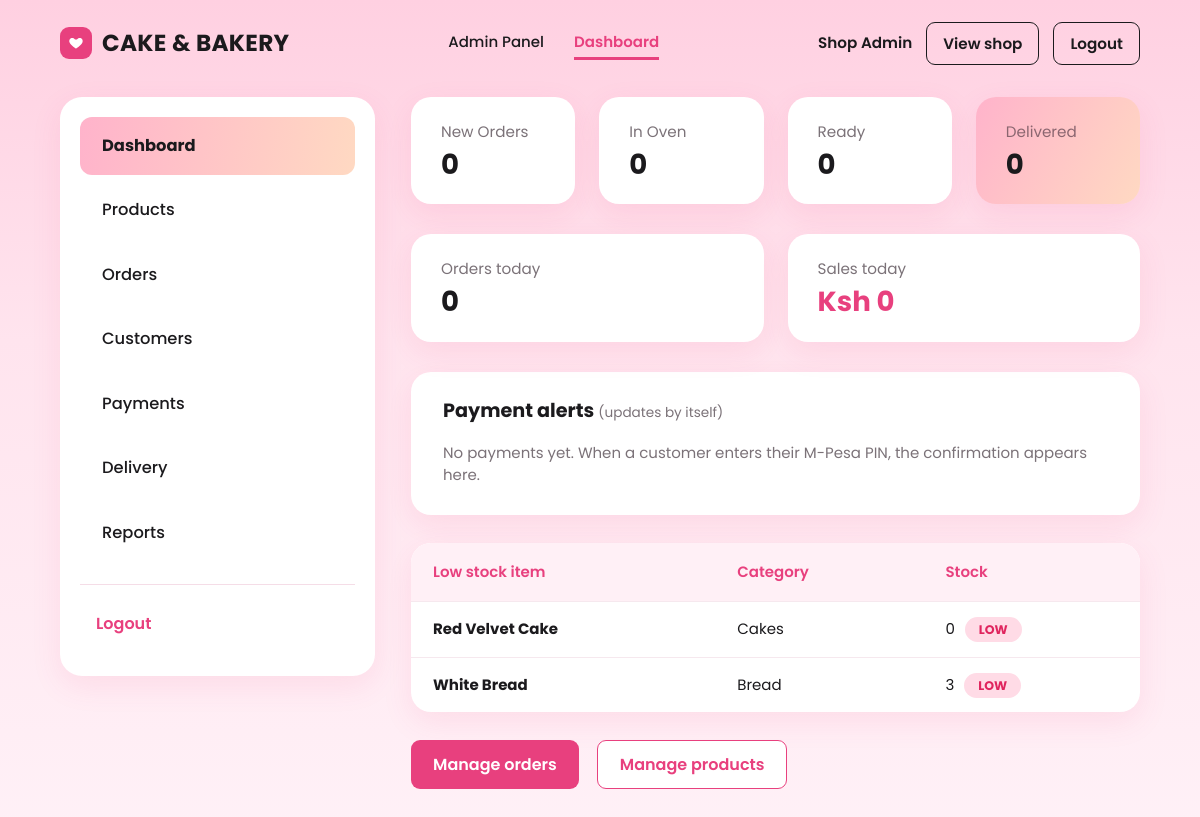
/admin/index.php (signed in), run on the app's committed database.
### tables this page shows
CREATE TABLE products (
  product_id INT AUTO_INCREMENT PRIMARY KEY,
  category_id INT NOT NULL,
  name VARCHAR(120) NOT NULL,
  description TEXT,
  price DECIMAL(10,2) NOT NULL CHECK (price >= 0),
  stock_qty INT NOT NULL DEFAULT 0 CHECK (stock_qty >= 0),
  low_stock_level INT NOT NULL DEFAULT 5,
  size_label VARCHAR(20) NULL,             
  pack_size INT NULL,                      
  badge ENUM('best_seller','new') NULL,    
  is_offer TINYINT(1) NOT NULL DEFAULT 0,  
  occasion ENUM('birthday','wedding') NULL,
  image VARCHAR(255) NOT NULL DEFAULT 'white-bread.png',
  is_active TINYINT(1) NOT NULL DEFAULT 1,
  FOREIGN KEY (category_id) REFERENCES categories(category_id)
);

### config/db.php (called while the page is built, shortened)
<?php
function db(): PDO {
    static $pdo = null;
    if ($pdo === null) {
        try {
            $pdo = new PDO('mysql:host='.DB_HOST.';dbname='.DB_NAME.';charset=utf8mb4', DB_USER, DB_PASS, [
                PDO::ATTR_ERRMODE => PDO::ERRMODE_EXCEPTION,
                PDO::ATTR_DEFAULT_FETCH_MODE => PDO::FETCH_ASSOC,
                PDO::ATTR_EMULATE_PREPARES => false,
            ]);
        } catch (PDOException $e) {
            if (PHP_SAPI !== 'cli' && (($e->errorInfo[1] ?? 0) == 1049) && is_file(__DIR__.'/../install.php') && !headers_sent()) {
                header('Location: '.BASE_URL.'/install.php'); exit;
            }
            throw $e;
        }
    }
    return $pdo;
}

### admin/index.php (the view, shortened to what this page needs)
<?php
$cnt = db()->query("SELECT status, COUNT(*) n FROM orders WHERE deleted_at IS NULL GROUP BY status")->fetchAll(PDO::FETCH_KEY_PAIR);
$today = db()->query("SELECT COUNT(*) n, COALESCE(SUM(total_amount),0) s FROM orders WHERE DATE(order_date)=CURDATE() AND status<>'cancelled'")->fetch();
$alerts = db()->query("SELECT message, sent_at FROM notifications WHERE message LIKE 'PAYMENT ALERT:%' ORDER BY notification_id DESC LIMIT 6")->fetchAll();
$low = db()->query('SELECT * FROM products WHERE stock_qty <= low_stock_level AND is_active=1 ORDER BY stock_qty')->fetchAll();
$layout='admin'; $active='index'; $section='Dashboard'; $title='Dashboard'; include __DIR__.'/../includes/header.php'; ?>
<div class="stats">
  <div class="stat"><span>New Orders</span><b><?= $cnt['new'] ?? 0 ?></b></div>
  <div class="stat"><span>In Oven</span><b><?= $cnt['in_progress'] ?? 0 ?></b></div>
  <div class="stat"><span>Ready</span><b><?= $cnt['ready'] ?? 0 ?></b></div>
  <div class="stat grad"><span>Delivered</span><b><?= $cnt['delivered'] ?? 0 ?></b></div>
</div>
<div class="stats" style="grid-template-columns:repeat(2,1fr)">
  <div class="stat"><span>Orders today</span><b><?= $today['n'] ?></b></div>
  <div class="stat"><span>Sales today</span><b class="pink"><?= money($today['s']) ?></b></div>
</div>
<div class="panel alerts" style="margin-bottom:28px"><h3>Payment alerts <span class="muted" style="font-weight:400;font-size:.85rem">(updates by itself)</span></h3>
<?php foreach ($alerts as $a): $ok = strpos($a['message'], 'Confirmed') !== false; ?>
  <div class="alert <?= $ok ? 'ok' : 'bad' ?>"><span><?= $ok ? '✔' : '✖' ?></span><div><?= e(substr($a['message'], 14)) ?><small><?= date('d M, g:i A', strtotime($a['sent_at'])) ?></small></div></div>
<?php endforeach; if (!$alerts): ?><p class="muted" style="margin:0">No payments yet. When a customer enters their M-Pesa PIN, the confirmation appears here.</p><?php endif; ?></div>
<div class="tbl-card"><table class="tbl"><thead><tr><th>Low stock item</th><th>Category</th><th>Stock</th></tr></thead><tbody>
<?php foreach ($low as $p): ?><tr><td><b><?= e(product_title($p)) ?></b></td><td><?= $p['category_id']==1?'Cakes':($p['category_id']==2?'Cupcakes':'Bread') ?></td><td><?= $p['stock_qty'] ?> <span class="low">Low</span></td></tr><?php endforeach;
if (!$low): ?><tr><td colspan="3" class="muted">Nothing is running low.</td></tr><?php endif; ?></tbody></table></div>
<div class="actions"><a class="btn" href="orders.php">Manage orders</a><a class="btn-ghost" href="products.php">Manage products</a></div>
<?php include __DIR__.'/../includes/footer.php';

### assets/css/style.css (style rules this page uses)
:root { --pink:#e8407e; --pink-dark:#d12f6c; --pink-soft:#fff0f6; --pink-line:#f3b9d0; --pink-text:#e8407e; --ink:#1b1a1d; --muted:#7b7278; --card:#fff; --peach:#ffd9c2; --shadow:0 10px 30px rgba(232,64,126,.10); }
* { box-sizing:border-box }
html { scroll-behavior:smooth;background:#fff1f7 }
body { margin:0;font-family:'Poppins',system-ui,-apple-system,'Segoe UI',sans-serif;color:var(--ink);font-size:15px;line-height:1.5; background:linear-gradient(180deg,#ffd0e1 0%,#ffe4ee 40%,#fff1f7 100%) fixed;min-height:100vh }
a { color:inherit }
h1,h2,h3 { margin:0;font-weight:700;line-height:1.15 }
.btn,.btn-pink { display:inline-block;background:var(--pink);color:#fff;border:0;border-radius:9px;padding:12px 22px;font:600 1rem 'Poppins',sans-serif;text-decoration:none;cursor:pointer;text-align:center;text-transform:none }
.btn-ghost { background:#fff;color:var(--pink);border:1.5px solid var(--pink);border-radius:9px;padding:11px 22px;font:600 1rem 'Poppins',sans-serif;cursor:pointer;text-decoration:none;display:inline-block }
.muted { color:var(--muted) }
.panel { background:#fff;border-radius:20px;box-shadow:var(--shadow);padding:28px 32px }
.panel h3 { font-size:1.2rem;margin-bottom:20px }
.tbl-card { background:#fff;border-radius:20px;box-shadow:var(--shadow);overflow:hidden }
.tbl { width:100%;border-collapse:collapse }
.tbl th { background:var(--pink-soft);color:var(--pink);text-align:left;font-weight:600;padding:18px 22px;white-space:nowrap }
.tbl td { white-space:nowrap;padding:16px 22px;border-top:1px solid #f6e8ee;vertical-align:middle }
.low { background:#ffdbe6;color:#e0245e;font-size:.78rem;font-weight:700;border-radius:20px;padding:4px 14px;margin-left:6px;text-transform:uppercase }
.stats { display:grid;grid-template-columns:repeat(4,1fr);gap:24px;margin-bottom:30px }
.stat { background:#fff;border-radius:20px;box-shadow:var(--shadow);padding:24px 30px }
.stat span { display:block;color:var(--muted);font-size:.95rem;margin-bottom:6px }
.stat b { font-size:clamp(1.6rem,2.3vw,2.3rem);line-height:1.1;white-space:nowrap }
.stat.grad { background:linear-gradient(120deg,#ffb3cb,#ffd9c2) }
.stat.grad span { color:#8b6670 }
.stat b.pink { color:var(--pink) }
.actions { display:flex;gap:18px;margin-top:28px }

### data on the page
products: name "Red Velvet Cake", shows "Cakes", stock_qty "0"
products: name "White Bread", stock_qty "3"

### other printed values
$section "Dashboard"
$u['name'] "Shop Admin"
$label "Logout Logout"
$l "Dashboard"
$l "Products"
$l "Orders"
$l "Customers"
$l "Payments"
$l "Delivery"
$l "Reports"
$cnt['new'] "0"
$cnt['in_progress'] "0"
$cnt['ready'] "0"
$cnt['delivered'] "0"
$today['n'] "0"
